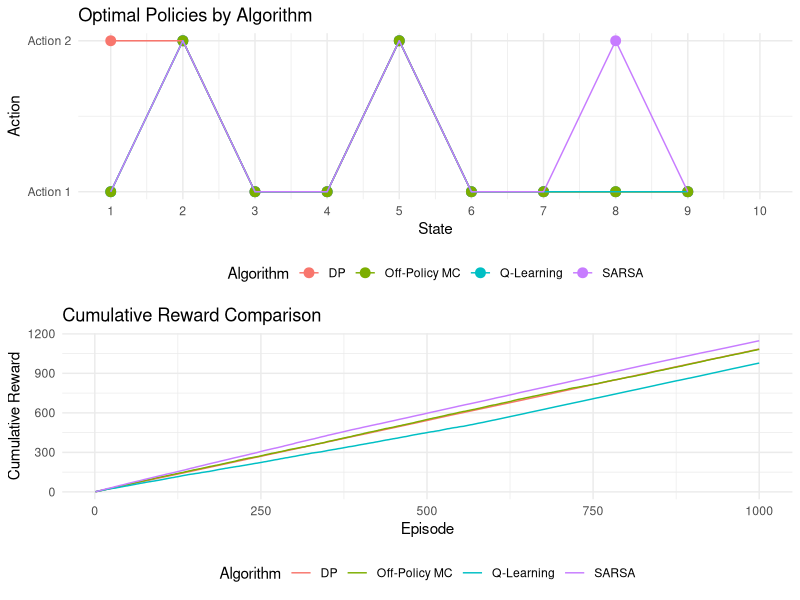

R code for this plot:
## ---- chunk 1
# Common settings
n_states <- 10
n_actions <- 2
gamma <- 0.9
terminal_state <- n_states

# Environment: transition and reward models
set.seed(42)
transition_model <- array(0, dim = c(n_states, n_actions, n_states))
reward_model <- array(0, dim = c(n_states, n_actions, n_states))

for (s in 1:(n_states - 1)) {
  transition_model[s, 1, s + 1] <- 0.9
  transition_model[s, 1, sample(1:n_states, 1)] <- 0.1
  transition_model[s, 2, sample(1:n_states, 1)] <- 0.8
  transition_model[s, 2, sample(1:n_states, 1)] <- 0.2
  for (s_prime in 1:n_states) {
    reward_model[s, 1, s_prime] <- ifelse(s_prime == n_states, 1.0, 0.1 * runif(1))
    reward_model[s, 2, s_prime] <- ifelse(s_prime == n_states, 0.5, 0.05 * runif(1))
  }
}

transition_model[n_states, , ] <- 0
reward_model[n_states, , ] <- 0

# Helper function: Epsilon-greedy policy
epsilon_greedy <- function(Q, state, epsilon) {
  if (runif(1) < epsilon) {
    sample(1:n_actions, 1)
  } else {
    which.max(Q[state, ])
  }
}

# Helper function: Simulate environment
simulate_step <- function(state, action) {
  probs <- transition_model[state, action, ]
  next_state <- sample(1:n_states, 1, prob = probs)
  reward <- reward_model[state, action, next_state]
  list(next_state = next_state, reward = reward)
}

# SARSA
sarsa <- function(n_episodes = 1000, alpha = 0.1, epsilon = 0.1) {
  Q <- matrix(0, n_states, n_actions)
  policy <- rep(0, n_states)
  rewards <- numeric(n_episodes)
  
  for (episode in 1:n_episodes) {
    state <- sample(1:(n_states - 1), 1)
    action <- epsilon_greedy(Q, state, epsilon)
    episode_reward <- 0
    
    while (state != terminal_state) {
      step <- simulate_step(state, action)
      next_state <- step$next_state
      reward <- step$reward
      next_action <- epsilon_greedy(Q, next_state, epsilon)
      
      Q[state, action] <- Q[state, action] + alpha * (
        reward + gamma * Q[next_state, next_action] - Q[state, action]
      )
      
      state <- next_state
      action <- next_action
      episode_reward <- episode_reward + reward
    }
    rewards[episode] <- episode_reward
  }
  
  policy[1:(n_states - 1)] <- apply(Q[1:(n_states - 1), ], 1, which.max)
  list(Q = Q, policy = policy, rewards = rewards)
}
## ---- chunk 2
# Q-Learning
q_learning <- function(n_episodes = 1000, alpha = 0.1, epsilon = 0.1) {
  Q <- matrix(0, n_states, n_actions)
  policy <- rep(0, n_states)
  rewards <- numeric(n_episodes)
  
  for (episode in 1:n_episodes) {
    state <- sample(1:(n_states - 1), 1)
    episode_reward <- 0
    
    while (state != terminal_state) {
      action <- epsilon_greedy(Q, state, epsilon)
      step <- simulate_step(state, action)
      next_state <- step$next_state
      reward <- step$reward
      
      Q[state, action] <- Q[state, action] + alpha * (
        reward + gamma * max(Q[next_state, ]) - Q[state, action]
      )
      
      state <- next_state
      episode_reward <- episode_reward + reward
    }
    rewards[episode] <- episode_reward
  }
  
  policy[1:(n_states - 1)] <- apply(Q[1:(n_states - 1), ], 1, which.max)
  list(Q = Q, policy = policy, rewards = rewards)
}
## ---- chunk 3
# Off-Policy Monte Carlo
off_policy_mc <- function(n_episodes = 1000, epsilon = 0.1) {
  Q <- matrix(0, n_states, n_actions)
  C <- matrix(0, n_states, n_actions)  # Cumulative weights
  policy <- rep(0, n_states)
  rewards <- numeric(n_episodes)
  
  for (episode in 1:n_episodes) {
    # Generate episode using behavior policy (epsilon-greedy)
    states <- numeric(0)
    actions <- numeric(0)
    rewards_ep <- numeric(0)
    state <- sample(1:(n_states - 1), 1)
    
    while (state != terminal_state) {
      action <- sample(1:n_actions, 1)  # Behavior policy: random
      step <- simulate_step(state, action)
      next_state <- step$next_state
      reward <- step$reward
      
      states <- c(states, state)
      actions <- c(actions, action)
      rewards_ep <- c(rewards_ep, reward)
      state <- next_state
    }
    rewards[episode] <- sum(rewards_ep)
    
    # Update Q using importance sampling
    G <- 0
    W <- 1
    for (t in length(states):1) {
      state <- states[t]
      action <- actions[t]
      reward <- rewards_ep[t]
      
      G <- gamma * G + reward
      C[state, action] <- C[state, action] + W
      Q[state, action] <- Q[state, action] + (W / C[state, action]) * (G - Q[state, action])
      
      pi_action <- which.max(Q[state, ])
      if (action != pi_action) break
      W <- W / (1 / n_actions)  # Importance sampling ratio
    }
  }
  
  policy[1:(n_states - 1)] <- apply(Q[1:(n_states - 1), ], 1, which.max)
  list(Q = Q, policy = policy, rewards = rewards)
}
## ---- chunk 4
# Value Iteration (from DP)
value_iteration <- function(transition_model, reward_model, gamma, epsilon = 1e-6, max_iter = 1000) {
  V <- rep(0, n_states)
  policy <- rep(0, n_states)
  delta <- Inf
  iter <- 0
  
  while (delta > epsilon && iter < max_iter) {
    delta <- 0
    V_old <- V
    
    for (s in 1:(n_states - 1)) {
      Q <- numeric(n_actions)
      for (a in 1:n_actions) {
        Q[a] <- sum(transition_model[s, a, ] * (reward_model[s, a, ] + gamma * V))
      }
      V[s] <- max(Q)
      policy[s] <- which.max(Q)
      delta <- max(delta, abs(V[s] - V_old[s]))
    }
    iter <- iter + 1
  }
  
  # Evaluate DP policy
  rewards <- numeric(1000)
  for (episode in 1:1000) {
    state <- sample(1:(n_states - 1), 1)
    episode_reward <- 0
    while (state != terminal_state) {
      action <- policy[state]
      step <- simulate_step(state, action)
      episode_reward <- episode_reward + step$reward
      state <- step$next_state
    }
    rewards[episode] <- episode_reward
  }
  
  list(V = V, policy = policy, rewards = rewards)
}

## ---- chunk 5

# Run algorithms
set.seed(42)
dp_result <- value_iteration(transition_model, reward_model, gamma)
sarsa_result <- sarsa(n_episodes = 1000, alpha = 0.1, epsilon = 0.1)
qlearn_result <- q_learning(n_episodes = 1000, alpha = 0.1, epsilon = 0.1)
mc_result <- off_policy_mc(n_episodes = 1000, epsilon = 0.1)

# Visualization
library(ggplot2)
library(gridExtra)

# Policy comparison
policy_df <- data.frame(
  State = rep(1:n_states, 4),
  Policy = c(dp_result$policy, sarsa_result$policy, qlearn_result$policy, mc_result$policy),
  Algorithm = rep(c("DP", "SARSA", "Q-Learning", "Off-Policy MC"), each = n_states)
)
policy_df$Policy[n_states * 0:3 + n_states] <- NA  # Terminal state

policy_plot <- ggplot(policy_df, aes(x = State, y = Policy, color = Algorithm)) +
  geom_point(size = 3) +
  geom_line(aes(group = Algorithm), na.rm = TRUE) +
  theme_minimal() +
  labs(title = "Optimal Policies by Algorithm", x = "State", y = "Action") +
  scale_x_continuous(breaks = 1:n_states) +
  scale_y_continuous(breaks = 1:n_actions, labels = c("Action 1", "Action 2")) +
  theme(legend.position = "bottom")

# Reward comparison
reward_df <- data.frame(
  Episode = rep(1:1000, 4),
  Reward = c(
    cumsum(dp_result$rewards),
    cumsum(sarsa_result$rewards),
    cumsum(qlearn_result$rewards),
    cumsum(mc_result$rewards)
  ),
  Algorithm = rep(c("DP", "SARSA", "Q-Learning", "Off-Policy MC"), each = 1000)
)

reward_plot <- ggplot(reward_df, aes(x = Episode, y = Reward, color = Algorithm)) +
  geom_line() +
  theme_minimal() +
  labs(title = "Cumulative Reward Comparison", x = "Episode", y = "Cumulative Reward") +
  theme(legend.position = "bottom")

# Display plots
grid.arrange(policy_plot, reward_plot, ncol = 1)

# Print performance metrics
cat("Average Cumulative Reward per Episode:\n")
cat("DP:", mean(dp_result$rewards), "\n")
cat("SARSA:", mean(sarsa_result$rewards), "\n")
cat("Q-Learning:", mean(qlearn_result$rewards), "\n")
cat("Off-Policy MC:", mean(mc_result$rewards), "\n")
                            
